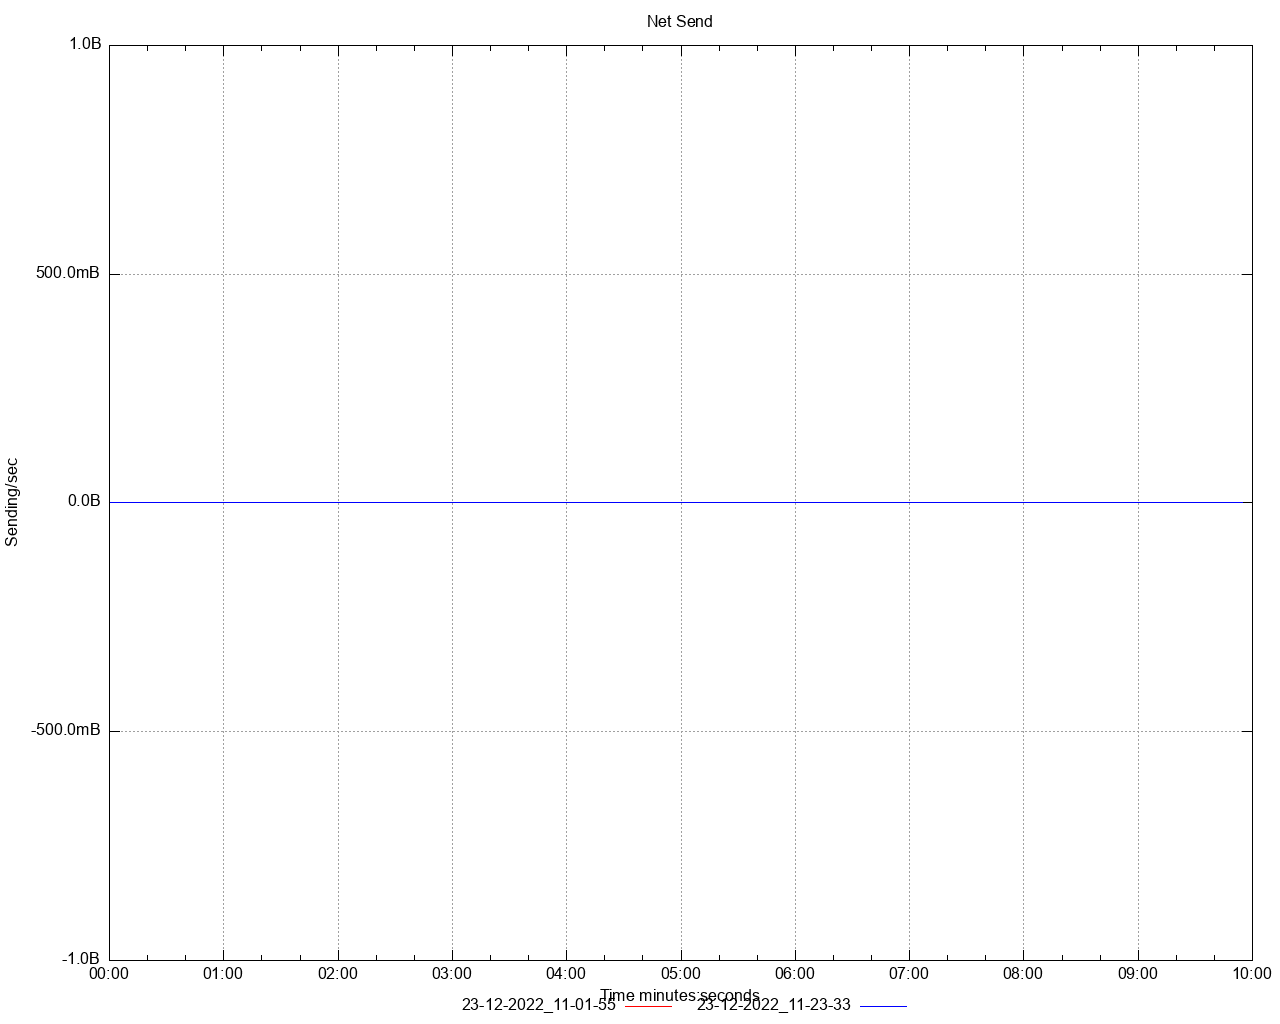

This figure's gnuplot source:
set title 'Net Send' noenhanced
set style data lines
set datafile separator ","
set terminal png size 1280,1024
set grid
set key below
set xdata time
set timefmt "%s"
offset = 0
t0(x)=(offset=($0==0) ? x : offset, x - offset)
set xlabel 'Time minutes:seconds'
set ylabel 'Sending/sec'
set format y '%.1s%cB'
set output '/Users/ahmet.mircik/Workspace/python/hazelcast-simulator/offload-benchmarks/report/dstat/net_send_A3.png'
plot \
   '/Users/ahmet.mircik/Workspace/python/hazelcast-simulator/offload-benchmarks/report/data/net_send_A3_1.data' using (t0(timecolumn(1))):2 title "23-12-2022_11-01-55" noenhanced lt rgb "red", \
   '/Users/ahmet.mircik/Workspace/python/hazelcast-simulator/offload-benchmarks/report/data/net_send_A3_2.data' using (t0(timecolumn(1))):2 title "23-12-2022_11-23-33" noenhanced lt rgb "blue", \
